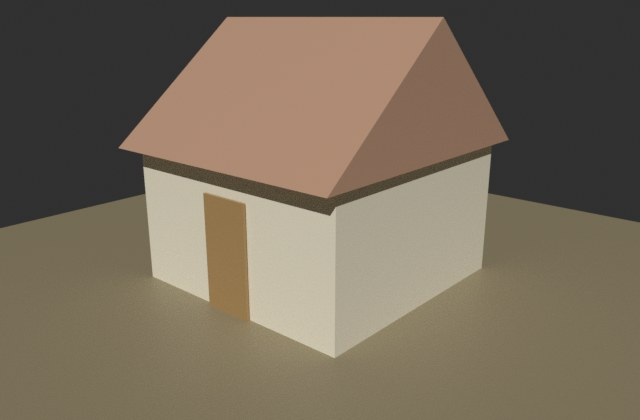
#> input picture austerity-explainer/working-files/session-scratch/plugin-work/kit/pic_flat_hut.jpg, 640 x 420 px
$ python -i segment_stones.py   (imports and definitions only)
#> lines starting #> are read from the running program, lines starting #| are printed output that depends on the picture; after the words box and inside, x2 and y2 are one past the last pixel; in counts of white or black regions, pixels touching at a corner belong together
#> further down, picture is the input picture: shape (420, 640, 3); mean B, G, R 91.1, 107.8, 119.8
# What this does (plain words): ANALYSIS script (reads the reference picture; the generator never does). It finds the individual stones in the
# gravel colour picture: (1) every dot is called "soil" (orange-brown) or "stone" (blue-grey / black) by its colour; (2) holes in stones are
# filled and crumbs removed; (3) stones that touch are cut apart at their narrowest neck (a "watershed" on the distance to the soil);
# (4) each piece is measured: middle, size, long and short side, angle, outline. Stones near the tile edge are found on a wrapped copy
# so they are whole. Writes stones_found.json and a picture of the pieces.
import json, os, sys
import cv2
import numpy as np
HERE = os.path.dirname(os.path.abspath(__file__))
sys.path.insert(0, HERE)
import trace_tools as tt

TILE = 1254
PAD = 130


def find_stones(bgr, h_dynamic=2.0, smooth=2.0, min_area=14):
#> called with h_dynamic = 2, smooth = 2, min_area = 14
    bp = np.pad(bgr, ((PAD, PAD), (PAD, PAD), (0, 0)), mode='wrap')
    lab = cv2.cvtColor(bp.astype(np.float32) / 255.0, cv2.COLOR_BGR2Lab)
#> lab: shape (680, 900, 3) float32; mean of channels 0, 1, 2 41.5, 1.4, 9.8
    L, a, b = lab[..., 0], lab[..., 1], lab[..., 2]
    chroma = np.hypot(a, b)
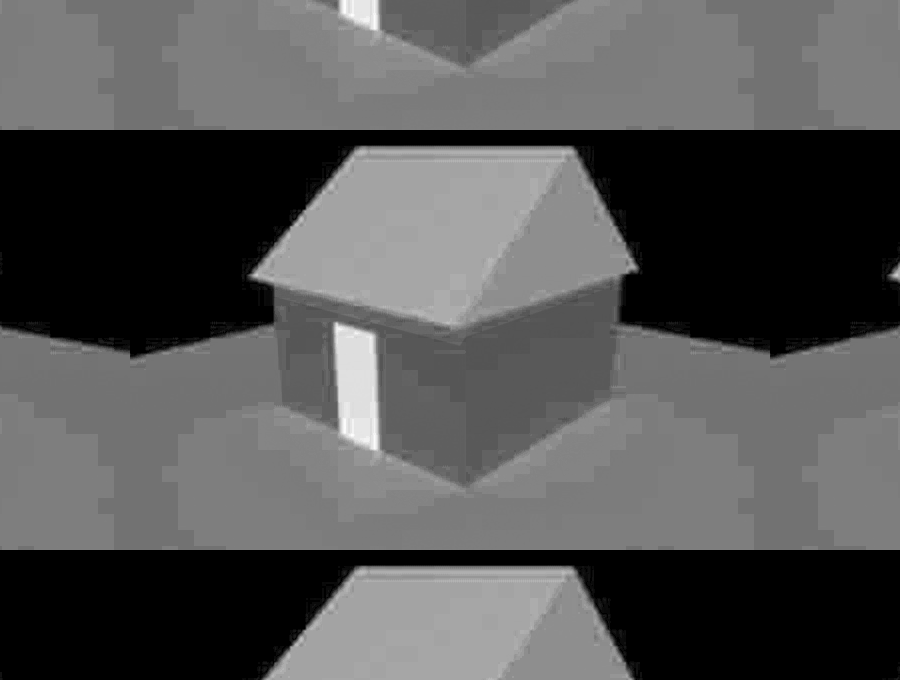
#> chroma: shape (680, 900) float32; min 0, max 30.78, mean 10.2; drawn with min black and max white
    soil = ((b > 5.0) & (a > 2.0) & (chroma > 6.5)).astype(np.uint8) * 255
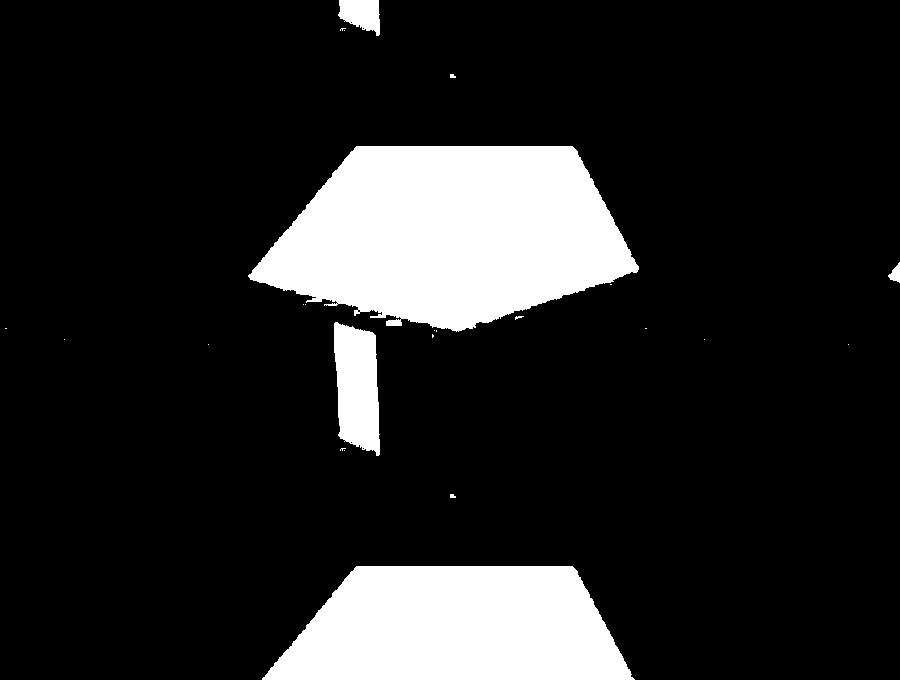
#> soil: shape (680, 900); 14.9% white; 24 white regions (17 under 20 px), largest, box (x1, y1, x2, y2) and area: (248, 146, 639, 332) 51080, (262, 566, 635, 680) 33710, (334, 322, 380, 456) 4850
    soil = cv2.medianBlur(soil, 7) > 0
#> soil: shape (680, 900) bool; 14.8% white; 5 white regions, box (x1, y1, x2, y2) and area: (249, 146, 639, 331) 51053, (263, 566, 634, 680) 33707, (334, 323, 380, 454) 4831, (339, 0, 380, 34) 1070, (889, 263, 900, 282) 133
    stone = (~soil).astype(np.uint8)
    n, comp, stats, _ = cv2.connectedComponentsWithStats(soil.astype(np.uint8), connectivity=4)
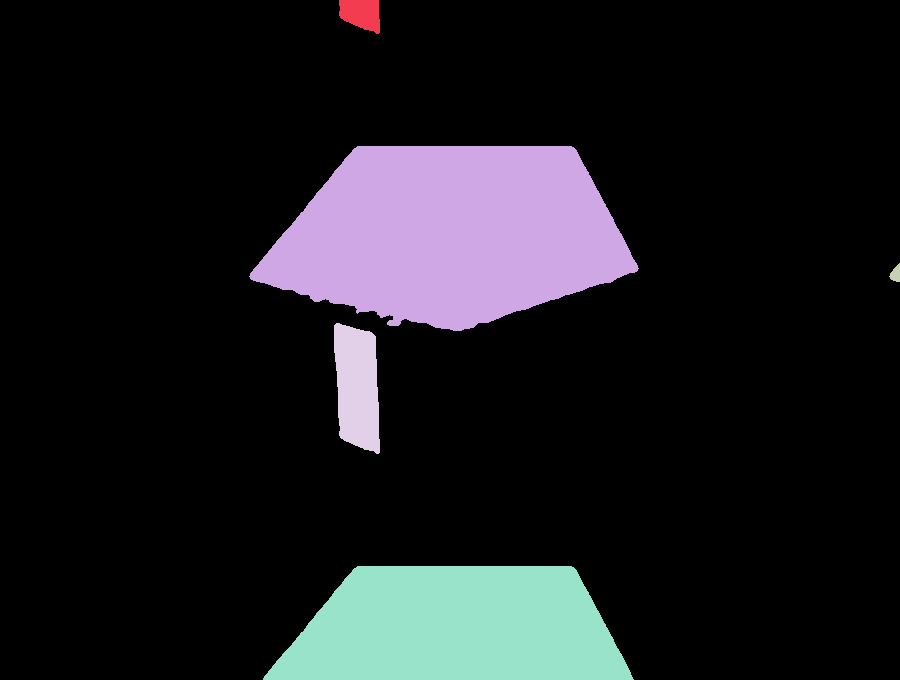
#> comp: shape (680, 900) int32; 6 distinct labels, from 0 to 5; one colour per label, 0 black
#> n = 6; stats = [[0, 0, 900, 680, 521206], [339, 0, 41, 34, 1070], [249, 146, 390, 185, 51053], [889, 263, 11, 19, 133], [334, 323, 46, 131, 4831], [263, 566, 371, 114, 33707]]
    small_soil = np.zeros(n, bool)
    small_soil[1:] = stats[1:, cv2.CC_STAT_AREA] < 250
    stone[small_soil[comp]] = 1                       # a small soil-coloured hole inside stone is a facet of the stone
#> stone: shape (680, 900); values 0 (black) and 1 (white), 85.2% white; 4 black regions, box (x1, y1, x2, y2) and area: (249, 146, 639, 331) 51053, (263, 566, 634, 680) 33707, (334, 323, 380, 454) 4831, (339, 0, 380, 34) 1070
    stone = cv2.morphologyEx(stone, cv2.MORPH_OPEN, cv2.getStructuringElement(cv2.MORPH_ELLIPSE, (5, 5)))
#> stone: shape (680, 900); values 0 (black) and 1 (white), 85.2% white; 4 black regions, box (x1, y1, x2, y2) and area: (249, 146, 639, 331) 51066, (263, 566, 634, 680) 33707, (334, 323, 380, 454) 4833, (339, 0, 380, 34) 1072
    dist = cv2.distanceTransform(stone, cv2.DIST_L2, 5)
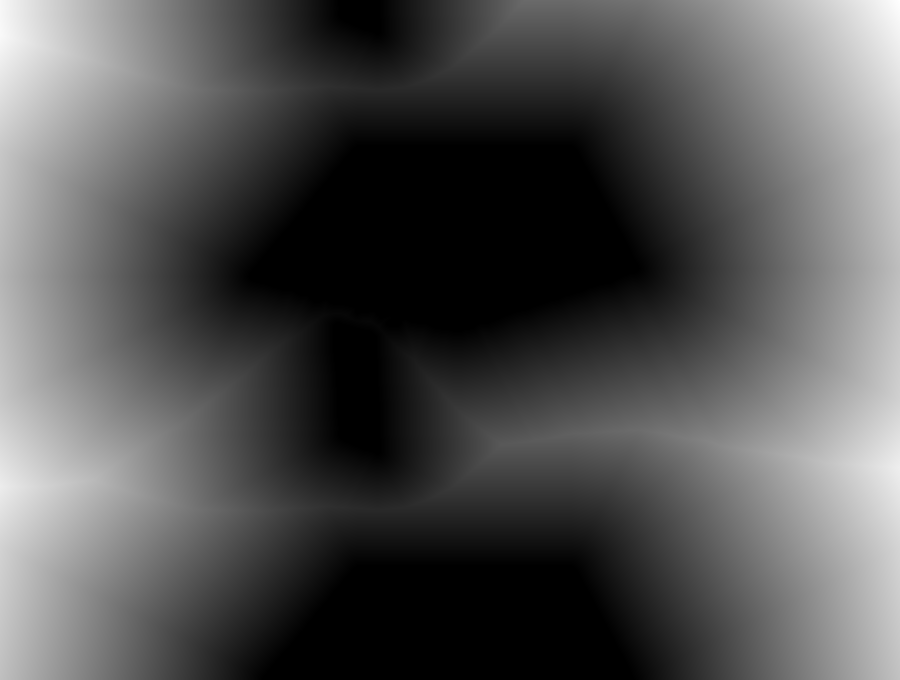
#> dist: shape (680, 900) float32; min 0, max 349.9, mean 114.3; drawn with min black and max white
    ds = cv2.GaussianBlur(dist, (0, 0), smooth)
    marker = ds - h_dynamic
    kernel = np.ones((3, 3), np.uint8)
    for _ in range(2000):
        nxt = np.minimum(cv2.dilate(marker, kernel), ds)
        if np.abs(nxt - marker).max() < 1e-4:
            break
        marker = nxt
    peaks = ((ds - marker) >= h_dynamic - 1e-3) & (ds > 2.5)
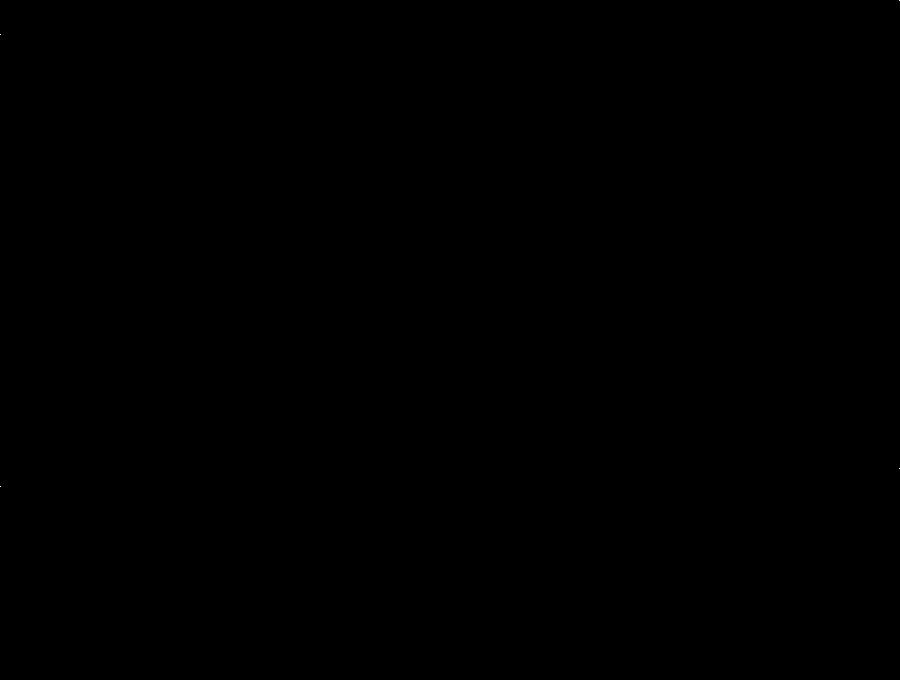
#> peaks: shape (680, 900) bool; 0% white in thin lines or dots, all inside (x1, y1, x2, y2) = (0, 0, 900, 487)
    n_mark, markers = cv2.connectedComponents(peaks.astype(np.uint8))
#> markers: shape (680, 900) int32; 5 distinct labels, from 0 to 4
#> n_mark = 5
    markers = markers.astype(np.int32)
    inv = (255 - 255 * np.sqrt(np.clip(ds / max(ds.max(), 1e-6), 0, 1))).astype(np.uint8)
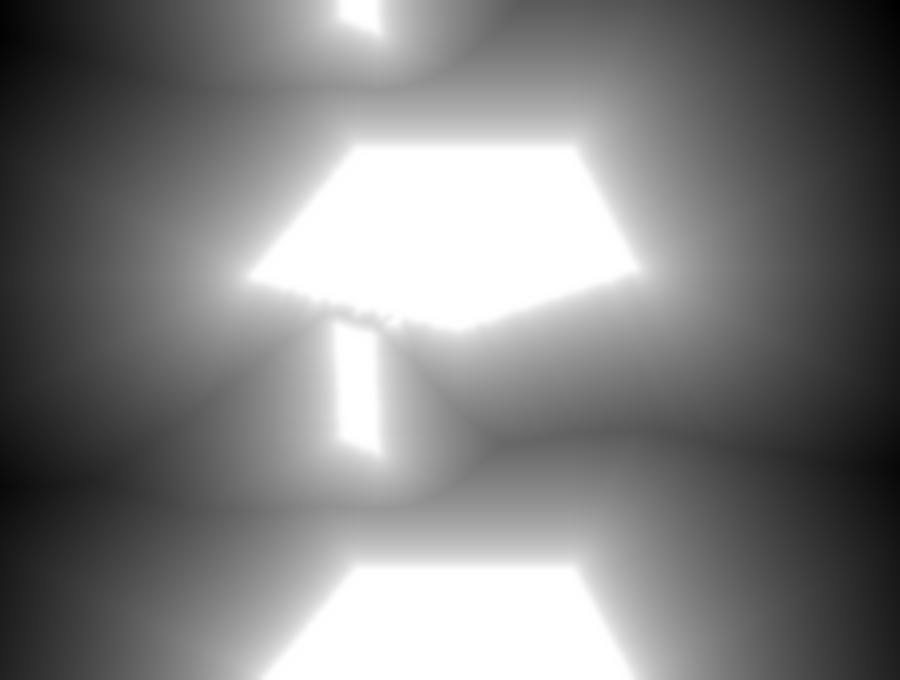
#> inv: shape (680, 900); min 0, max 255, mean 128
    inv[stone == 0] = 255
#> inv: shape (680, 900); 2.75% of pixels changed, all inside (x1, y1, x2, y2) = (249, 0, 639, 680)
    cv2.watershed(cv2.merge([inv, inv, inv]), markers)
    seg = markers.copy()
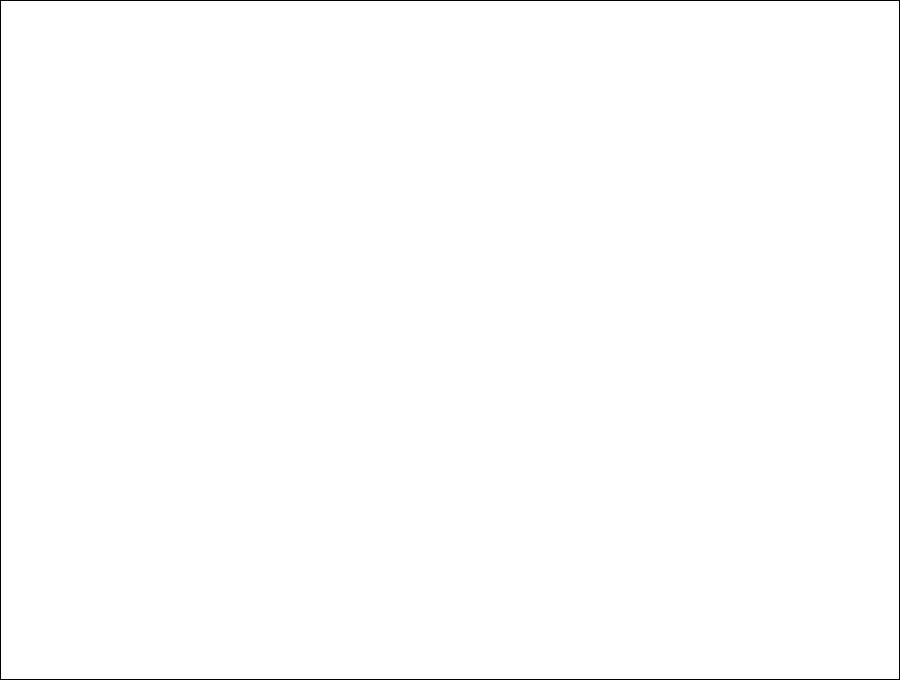
#> seg: shape (680, 900) int32; values -1 (black) and 0 (white), 99.5% white; black in thin lines or dots
    seg[(seg < 1) | (stone == 0)] = 0
#> seg: shape (680, 900) int32; 0.52% of pixels changed, all inside (x1, y1, x2, y2) = (0, 0, 900, 680)
    return bp, stone, seg


# [32 lines not run here, left out]

>>> import cv2
>>> picture = cv2.imread('../../../../austerity-explainer/working-files/session-scratch/plugin-work/kit/pic_flat_hut.jpg')
>>> result = find_stones(picture)

$ run again, on austerity-explainer/working-files/session-scratch/plugin-work/kit/pic_hut_aged.jpg
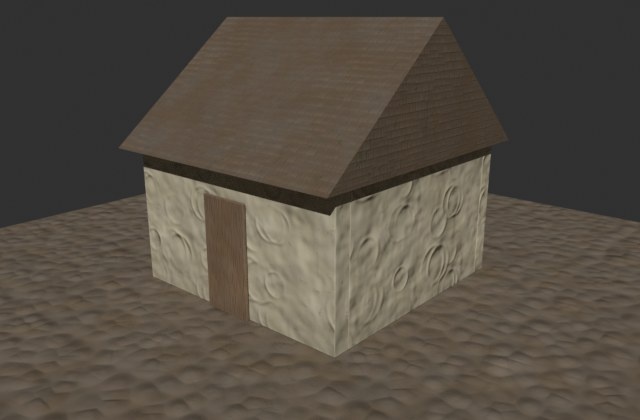
#> input picture austerity-explainer/working-files/session-scratch/plugin-work/kit/pic_hut_aged.jpg, 640 x 420 px
#> picture is the input picture: shape (420, 640, 3); mean B, G, R 67.9, 77.7, 85.2
#> lab: shape (680, 900, 3) float32; mean of channels 0, 1, 2 31.1, 1.3, 5.9
#> in find_stones, `n, comp, stats, _ = cv2.connectedComponentsWithStats(soil.astype(np.ui..`:
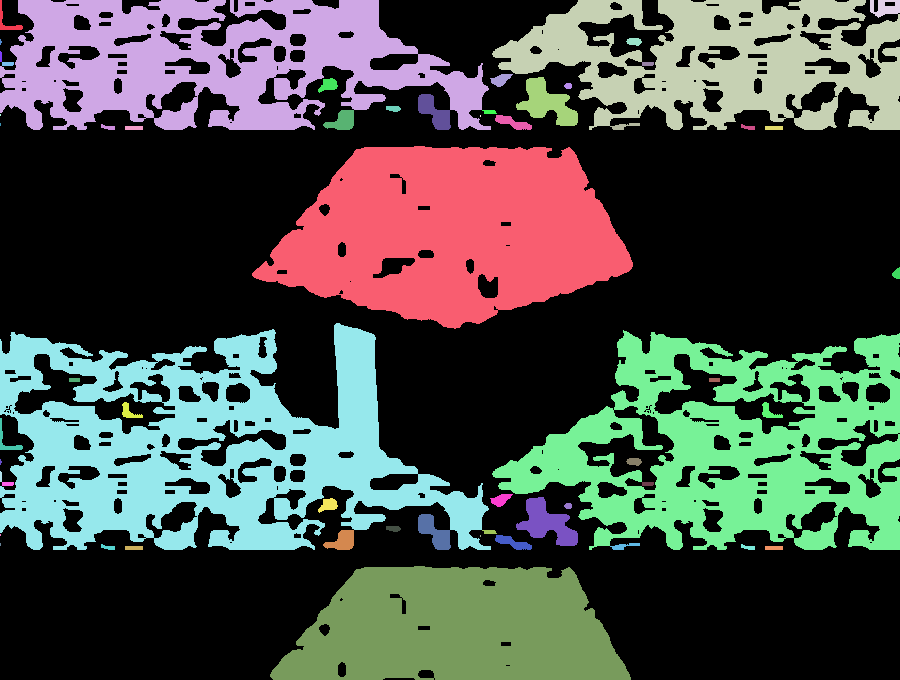
#> comp: shape (680, 900) int32; 59 distinct labels, from 0 to 58; one colour per label, 0 black
#> n = 59; stats = 59 rows, first 6: [0, 0, 900, 680, 356554], [0, 0, 23, 30, 162], [0, 0, 491, 130, 37254], [492, 0, 408, 130, 31003], [870, 0, 30, 18, 350], [626, 38, 16, 8, 97]
#> peaks: shape (680, 900) bool; 0.03% white in thin lines or dots
#> markers: shape (680, 900) int32; 147 distinct labels, from 0 to 146
#> n_mark = 147
#> in find_stones, `seg[(seg < 1) | (stone == 0)] = 0`:
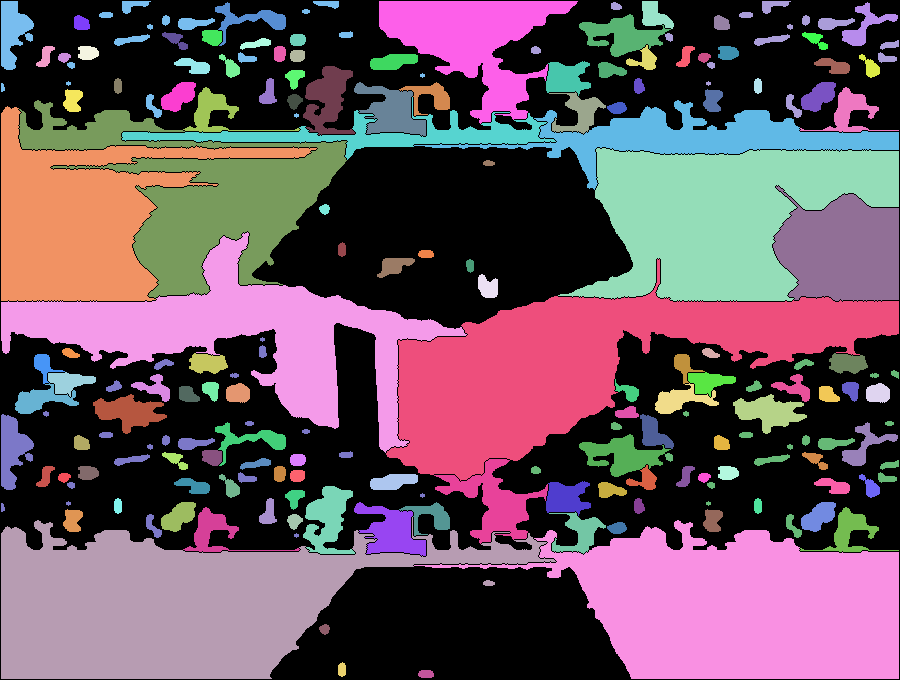
#> seg: shape (680, 900) int32; 136 distinct labels, from 0 to 142; one colour per label, 0 black

$ run again, on austerity-explainer/working-files/session-scratch/plugin-work/kit/pic_hut_finished.jpg
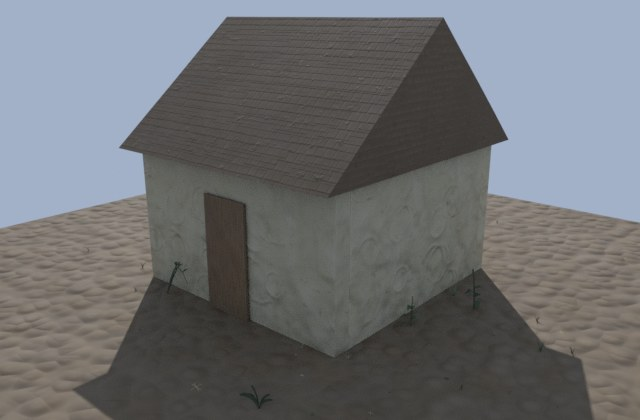
#> input picture austerity-explainer/working-files/session-scratch/plugin-work/kit/pic_hut_finished.jpg, 640 x 420 px
#> picture is the input picture: shape (420, 640, 3); mean B, G, R 114.3, 111.5, 109.8
#> lab: shape (680, 900, 3) float32; mean of channels 0, 1, 2 49.6, 0.3, -2.3
#> in find_stones, `soil = cv2.medianBlur(soil, 7) > 0`:
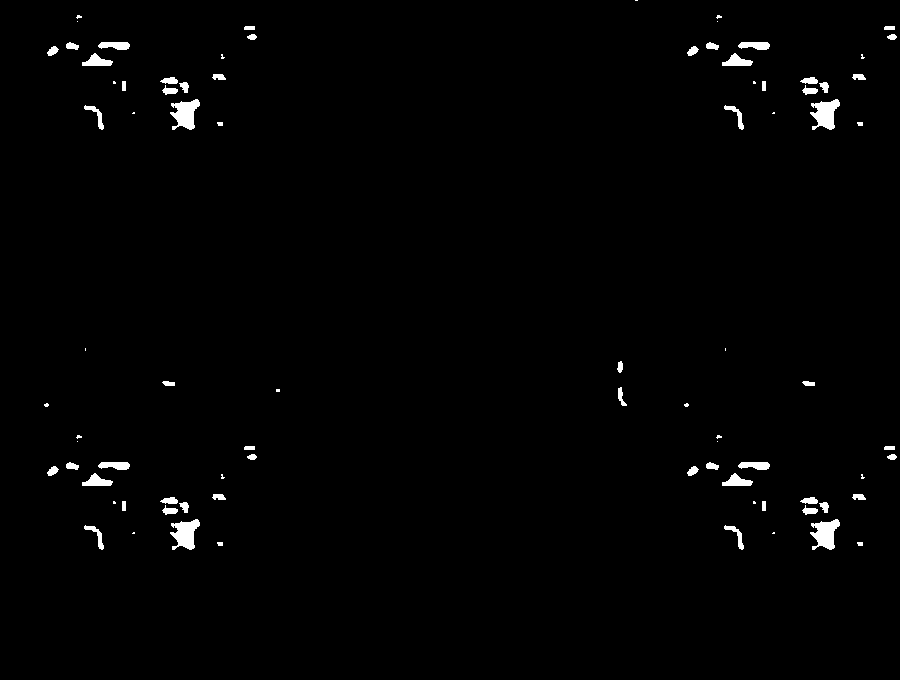
#> soil: shape (680, 900) bool; 1.2% white; 86 white regions (26 under 20 px), largest, box (x1, y1, x2, y2) and area: (170, 99, 200, 130) 565, (810, 99, 840, 130) 565, (170, 519, 200, 550) 565
#> comp: shape (680, 900) int32; 87 distinct labels, from 0 to 86
#> n = 87; stats = 87 rows, first 6: [0, 0, 900, 680, 604555], [635, 0, 3, 1, 3], [76, 15, 6, 4, 15], [716, 15, 6, 4, 15], [77, 21, 1, 1, 1], [717, 21, 1, 1, 1]
#> peaks: shape (680, 900) bool; 0% white in thin lines or dots
#> markers: shape (680, 900) int32; 10 distinct labels, from 0 to 9
#> n_mark = 10
#> in find_stones, `seg[(seg < 1) | (stone == 0)] = 0`:
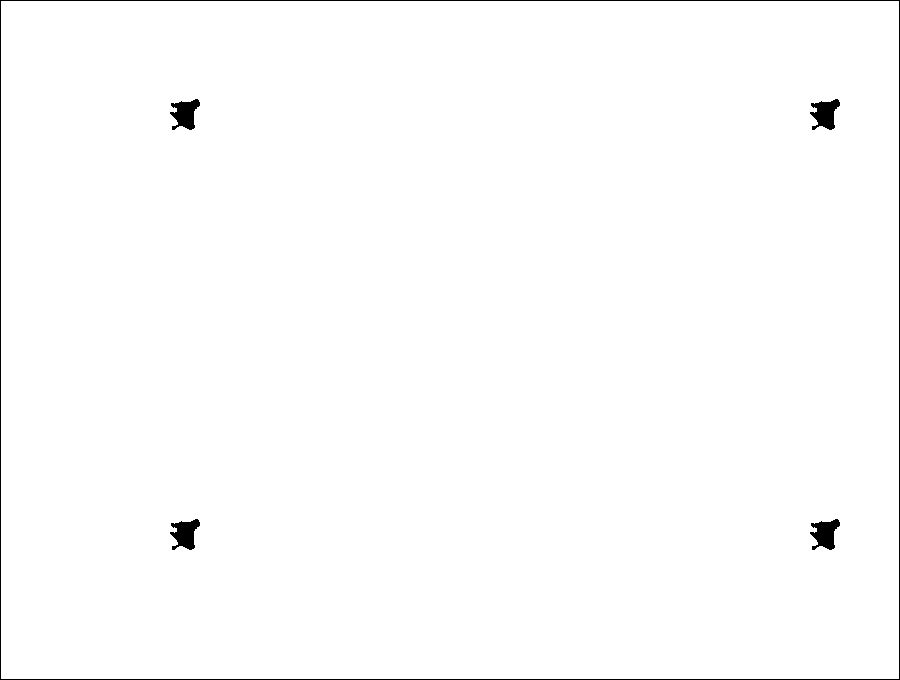
#> seg: shape (680, 900) int32; values 0 (black) and 4 (white), 99.1% white; 5 black regions, box (x1, y1, x2, y2) and area: (0, 0, 900, 680) 3156, (170, 99, 200, 130) 570, (810, 99, 840, 130) 570, (170, 519, 200, 550) 570, (810, 519, 840, 550) 570
